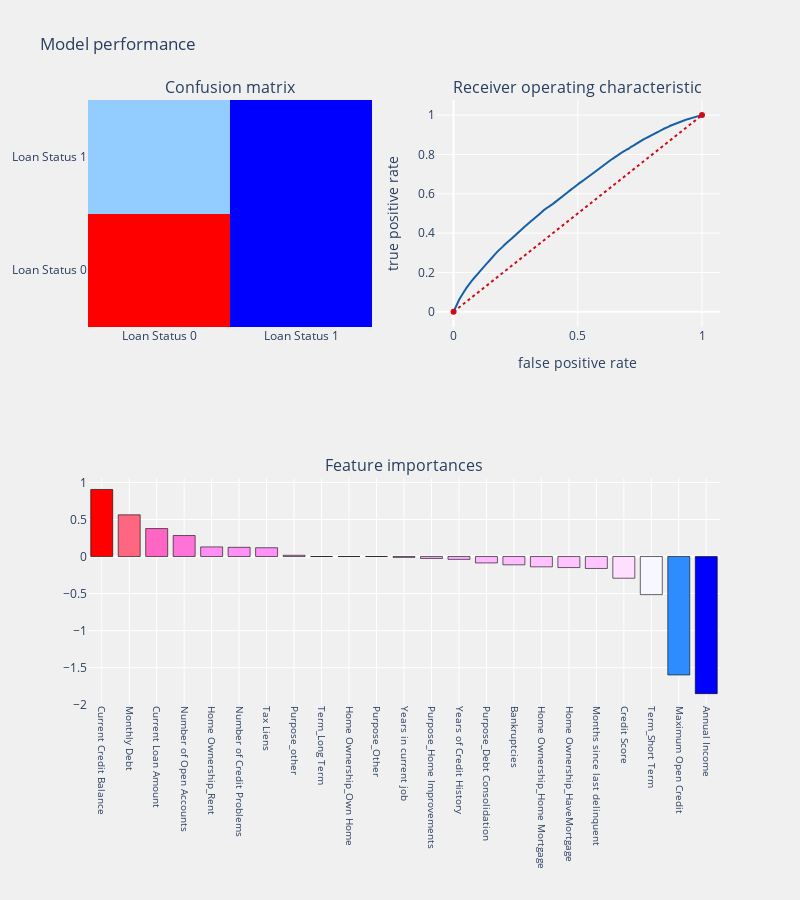

The code cell stored with this chart in its notebook:
### Markdown cell above
## Feed the parameters to the function created above
Split the data into train dataset and test dataset and use the Hyper Parameters obtained above to generate a Logistic Regression instance and execute the function.

### Code cell
from sklearn.model_selection import train_test_split
from sklearn.metrics import confusion_matrix, accuracy_score, classification_report, cohen_kappa_score
from sklearn.metrics import roc_auc_score, roc_curve, f1_score, precision_score, recall_score
from sklearn.metrics import precision_recall_curve, average_precision_score
import statsmodels.api as sm
# from yellowbrick.classifier import DiscriminationThreshold

#For better performance use MinMaxScaler to scale and translates each feature individually such that it is in the given range on the training set, e.g. between zero and one.
from sklearn.preprocessing import MinMaxScaler
scaler = MinMaxScaler()
df_x =pd.DataFrame(scaler.fit_transform(df[item_list]),columns=item_list)
                   
df['Loan Status encoded']=np.where(df['Loan Status']=='Fully Paid',0,1)   

#splitting the principal training dataset to subtrain and subtest datasets

x_train, x_test, y_train, y_test = train_test_split(df_x, df['Loan Status encoded'], 
                                                    test_size = .3)
from sklearn.lineimport plotly.graph_objs as go # visualization
import plotly.offline as py # visualizationar_model import LogisticRegression

py.init_notebook_mode(connected=True) # visualization
import plotly.graph_objs as go # visualization
from plotly.subplots import make_subplots
import plotly.figure_factory as ff # visualization
import warnings
warnings.filterwarnings("ignore")
#Baseline model        
# logit = LogisticRegression(C=1000, class_weight=None, dual=False, fit_intercept=True,
#                            intercept_scaling=1, max_iter=100, multi_class='ovr', n_jobs=1,
#                            penalty='l2', random_state=None, solver='liblinear', tol=0.0001,
#                            verbose=0, warm_start=False)
logit = LogisticRegression(C=0.1,penalty='l1',solver='liblinear')

coef_sumry, model=prediction(logit, x_train, x_test, y_train, y_test, "coefficients", threshold_plot=False)

### Figure 1 — Plotly figure (JSON) as saved in the notebook; plotly's stock layout.template omitted (floating-point values rounded to 4 significant figures; data arrays with more than 128 entries replaced by an {"elided": "..."} marker saying what was removed)
{"data": [{"colorscale": [[0, "rgb(0,0,255)"], [0.1, "rgb(51,153,255)"], [0.2, "rgb(102,204,255)"], [0.3, "rgb(153,204,255)"], [0.4, "rgb(204,204,255)"], [0.5, "rgb(255,255,255)"], [0.6, "rgb(255,204,255)"], [0.7, "rgb(255,153,255)"], [0.8, "rgb(255,102,204)"], [0.9, "rgb(255,102,102)"], [1, "rgb(255,0,0)"]], "name": "Confusion matrix", "showscale": false, "type": "heatmap", "x": ["Loan Status 0", "Loan Status 1"], "xaxis": "x", "y": ["Loan Status 0", "Loan Status 1"], "yaxis": "y", "z": [[23296, 2], [6702, 0]]}, {"line": {"color": "rgb(22, 96, 167)", "width": 2}, "name": "Roc: 0.4999570778607606", "type": "scatter", "x": {"elided": "11379 float values"}, "xaxis": "x2", "y": {"elided": "11379 float values"}, "yaxis": "y2"}, {"line": {"color": "rgb(205, 12, 24)", "dash": "dot", "width": 2}, "type": "scatter", "x": [0, 1], "xaxis": "x2", "y": [0, 1], "yaxis": "y2"}, {"marker": {"color": [0.9053, 0.5628, 0.3774, 0.2832, 0.1298, 0.1244, 0.1188, 0.01675, 0, 0, 0, -0.01159, -0.02613, -0.03842, -0.08659, -0.112, -0.1392, -0.1491, -0.1611, -0.293, -0.5144, -1.599, -1.851], "colorscale": [[0, "rgb(0,0,255)"], [0.1, "rgb(51,153,255)"], [0.2, "rgb(102,204,255)"], [0.3, "rgb(153,204,255)"], [0.4, "rgb(204,204,255)"], [0.5, "rgb(255,255,255)"], [0.6, "rgb(255,204,255)"], [0.7, "rgb(255,153,255)"], [0.8, "rgb(255,102,204)"], [0.9, "rgb(255,102,102)"], [1, "rgb(255,0,0)"]], "line": {"color": "black", "width": 0.6}}, "name": "coefficients", "type": "bar", "x": ["Current Credit Balance", "Monthly Debt", "Current Loan Amount", "Number of Open Accounts", "Home Ownership_Rent", "Number of Credit Problems", "Tax Liens", "Purpose_other", "Term_Long Term", "Home Ownership_Own Home", "Purpose_Other", "Years in current job", "Purpose_Home Improvements", "Years of Credit History", "Purpose_Debt Consolidation", "Bankruptcies", "Home Ownership_Home Mortgage", "Home Ownership_HaveMortgage", "Months since last delinquent", "Credit Score", "Term_Short Term", "Maximum Open Credit", "Annual Income"], "xaxis": "x3", "y": [0.9053, 0.5628, 0.3774, 0.2832, 0.1298, 0.1244, 0.1188, 0.01675, 0, 0, 0, -0.01159, -0.02613, -0.03842, -0.08659, -0.112, -0.1392, -0.1491, -0.1611, -0.293, -0.5144, -1.599, -1.851], "yaxis": "y3"}], "layout": {"annotations": [{"font": {"size": 16}, "showarrow": false, "text": "Confusion matrix", "x": 0.225, "xanchor": "center", "xref": "paper", "y": 1, "yanchor": "bottom", "yref": "paper"}, {"font": {"size": 16}, "showarrow": false, "text": "Receiver operating characteristic", "x": 0.775, "xanchor": "center", "xref": "paper", "y": 1, "yanchor": "bottom", "yref": "paper"}, {"font": {"size": 16}, "showarrow": false, "text": "Feature importances", "x": 0.5, "xanchor": "center", "xref": "paper", "y": 0.375, "yanchor": "bottom", "yref": "paper"}], "autosize": false, "height": 900, "margin": {"b": 195}, "paper_bgcolor": "rgba(240,240,240, 0.95)", "plot_bgcolor": "rgba(240,240,240, 0.95)", "showlegend": false, "title": {"text": "Model performance"}, "width": 800, "xaxis": {"anchor": "y", "domain": [0, 0.45]}, "xaxis2": {"anchor": "y2", "domain": [0.55, 1], "title": {"text": "false positive rate"}}, "xaxis3": {"anchor": "y3", "domain": [0, 1], "showgrid": true, "tickangle": 90, "tickfont": {"size": 10}}, "yaxis": {"anchor": "x", "domain": [0.625, 1]}, "yaxis2": {"anchor": "x2", "domain": [0.625, 1], "title": {"text": "true positive rate"}}, "yaxis3": {"anchor": "x3", "domain": [0, 0.375]}}}
